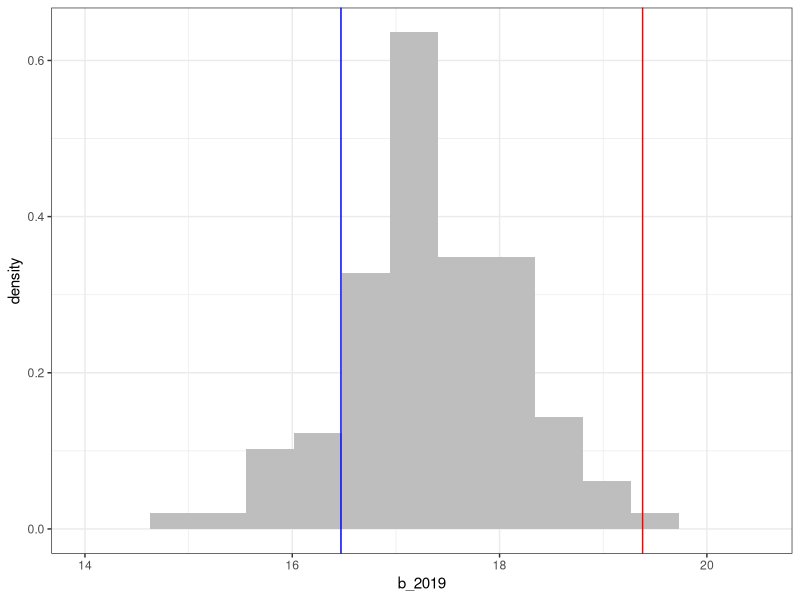
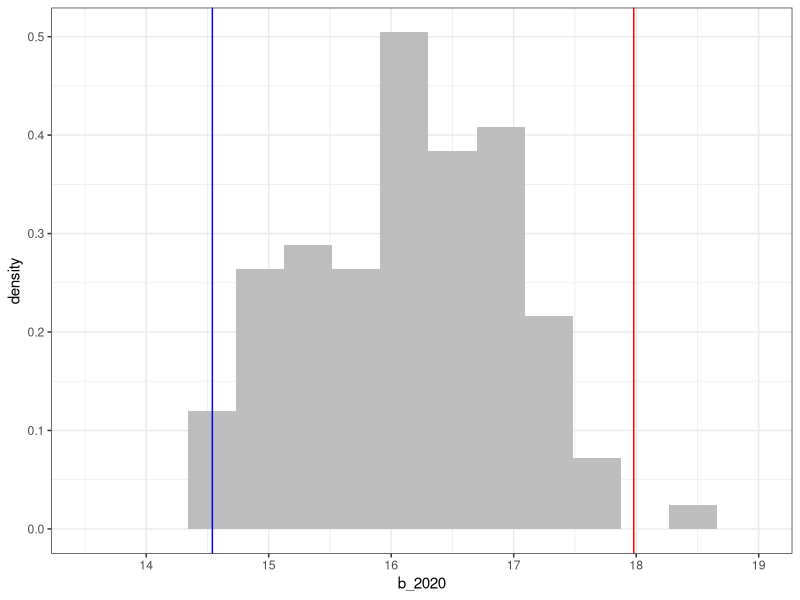

Source code (R) for these figures, in order:
# Autor Joaquin Algorta Bove
# check_normality
# Funcion:  hace un test shapiro-wilk para comprobar la normalidad de los datos de color de la población
#           crea graficos de densidad para comprobar el aspecto de la distribución
#           en ellos pinta los valores de Endural y Aldura en nuestro caso

library(tidyverse)

####  cosecha 2019
x<-1:105
#datos fenotipicos de la ponblación
b_2019<-c(17.84,17.35,16.47,17.96,18.28,18.74,17.11,17.58,17.45,17.17,
          17.26,17.24,17.8,17.35,17.96,16.72,18.19,17.54,16.63,17.26,
          17.51,17.71,17.24,17.99,17.18,19.05,17.28,17.23,17.38,15.77,
          17.34,17.07,17.45,15.32,17.14,16.53,17.21,18,19.1,17.34,17.11,
          17.17,15.85,17,15.83,17.34,17.25,17.65,17.36,16.56,16.99,17.21,
          16.89,17.4,16.76,16.93,18.07,17.99,16.54,18.36,18.49,16.64,16.97,
          18.01,16.06,16.53,16.56,16.6,18.22,16.26,19.58,17.69,18.72,16.98,
          16.89,16.14,17.75,15.92,17.67,18.05,18.04,17.48,16.84,18.19,17.91,
          18.37,16.11,15.77,14.83,17.37,17.5,16.11,19.09,16.64,18.4,17.75,
          17.98,17.13,18.41,18.21,17.38,18.25,17.43,17.59,16.68)
matrix2019<-as.data.frame(cbind(x,b_2019))
#datos de los parentales
Endural2019<-16.47
Aldura2019<-19.38


#### cosecha 2020
x<-1:106
#datos fenotípicos de la población
b_2020<-c(17.38,16.85,15.5,16.47,16.75,15.93,15.64,15.89,15.32,16.83,
          17.33,17.57,16.02,16.93,17.16,15.96,15.75,17.14,15.59,15.37,
          16.56,16.03,16.03,16.97,17.43,15.69,15.67,14.89,15.26,14.93,
          16.13,16.34,18.3,15.25,15.87,14.7,17.04,16.07,16.69,16.31,
          16.66,16.83,15.22,15.92,16.18,16.7,15.71,16,14.85,14.85,15.22,
          16,15.09,17.87,17.21,16.18,16.34,15.29,15.17,14.94,16.66,16.89,
          16.13,15.58,16.48,14.96,14.49,16.04,15.39,16.34,16.94,17.06,14.94,
          16.45,16.09,15.08,14.92,15.7,17.48,17.56,16.89,16.32,15.46,16.03,
          16.26,16.24,17.17,16.23,14.93,14.54,16.97,14.39,16.25,16.43,
          14.56,16.82,17.39,16.78,15.44,16.82,16.26,16.97,15.79,16.48,16.34,16.66)
matrix2020<-as.data.frame(cbind(x,b_2020))
#datos de los parentales
Endural2020<-14.54
Aldura2020<-17.98

#test shapiro-wilk
shapiro.test(b_2020)
shapiro.test(b_2019)

#creación de gráficos de densidad
ggplot(matrix2019, aes(x = b_2019, y = after_stat(density)),color=) +
  geom_histogram(bins=15,fill="gray") +
  xlim(14, 20.5) +
  geom_vline(xintercept=Endural2019, color="blue")+
  geom_vline(xintercept=Aldura2019, color="red")+
  theme_bw() 

ggplot(matrix2020, aes(x = b_2020, y = after_stat(density))) +
  geom_histogram(bins=15,fill="gray") +
  xlim(13.5, 19)+
  geom_vline(xintercept=Endural2020, color="blue")+
  geom_vline(xintercept=Aldura2020, color="red")+
  theme_bw() 

